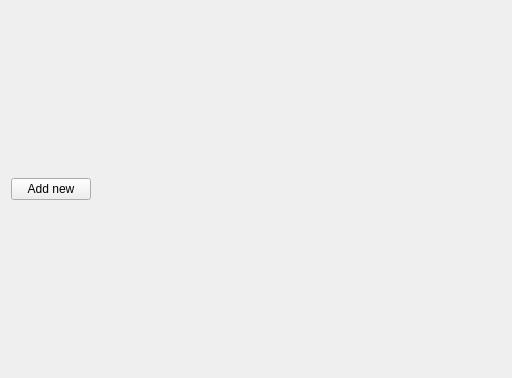
<?xml version="1.0" encoding="UTF-8"?>
<ui version="4.0">
 <class>page</class>
 <widget class="QWidget" name="page">
  <property name="geometry">
   <rect>
    <x>0</x>
    <y>0</y>
    <width>512</width>
    <height>378</height>
   </rect>
  </property>
  <property name="sizePolicy">
   <sizepolicy hsizetype="Preferred" vsizetype="Preferred">
    <horstretch>0</horstretch>
    <verstretch>0</verstretch>
   </sizepolicy>
  </property>
  <property name="windowTitle">
   <string>Form</string>
  </property>
  <layout class="QGridLayout" name="gridLayout">
   <item row="0" column="1">
    <layout class="QGridLayout" name="searchWidgetBox">
     <property name="sizeConstraint">
      <enum>QLayout::SetDefaultConstraint</enum>
     </property>
     <property name="spacing">
      <number>0</number>
     </property>
    </layout>
   </item>
   <item row="0" column="0">
    <widget class="QPushButton" name="addButton">
     <property name="sizePolicy">
      <sizepolicy hsizetype="Fixed" vsizetype="Fixed">
       <horstretch>0</horstretch>
       <verstretch>0</verstretch>
      </sizepolicy>
     </property>
     <property name="text">
      <string>Add new</string>
     </property>
    </widget>
   </item>
   <item row="1" column="0" colspan="2">
    <layout class="QGridLayout" name="tableBox"/>
   </item>
  </layout>
 </widget>
 <resources/>
 <connections/>
</ui>
